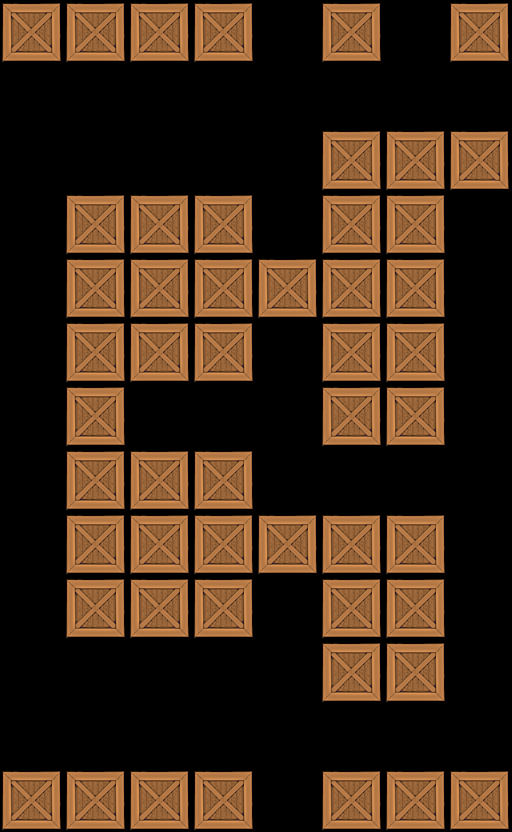

Tiled map render using the project's own tile images. Description and the map definition, with tile-layer contents summarised, below:
An orthogonal 8x13 tile map with 64x64 px tiles, 1 tile layer (Tile Layer 1).

<map version="1.0" orientation="orthogonal" width="8" height="13" tilewidth="64" tileheight="64">
 <tileset firstgid="1" name="crate" tilewidth="64" tileheight="64">
  <image source="../../crate4.png" width="64" height="64" />
 </tileset>
 <layer name="Tile Layer 1" width="8" height="13">
  <data>[104 cells, 51 non-empty, 1 distinct tile ids]</data>
 </layer>
</map>
